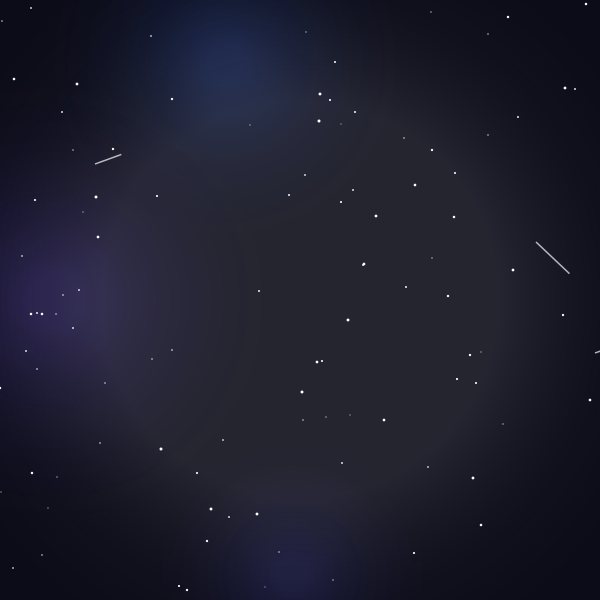

Write the Python code that produced this figure.
import math
import cairo
import random

WIDTH, HEIGHT = 600, 600
surface = cairo.ImageSurface(cairo.FORMAT_ARGB32, WIDTH, HEIGHT)
context = cairo.Context(surface)

def draw_nebula(context):
    for _ in range(3):
        x = random.randint(0, WIDTH)
        y = random.randint(0, HEIGHT)
        radius = random.randint(150, 300)

        # Random nebula colors
        r, g, b = random.uniform(0.2, 0.8), random.uniform(0.2, 0.5), random.uniform(0.5, 1.0)
        gradient = cairo.RadialGradient(x, y, radius * 0.1, x, y, radius)
        gradient.add_color_stop_rgba(0, r, g, b, 0.2)
        gradient.add_color_stop_rgba(1, 0, 0, 0, 0)

        context.set_source(gradient)
        context.arc(x, y, radius, 0, 2 * math.pi)
        context.fill()

def draw_stars(context, num_stars):
    for _ in range(num_stars):
        x = random.randint(0, WIDTH)
        y = random.randint(0, HEIGHT)
        radius = random.uniform(0.5, 1.5)
        context.arc(x, y, radius, 0, 2 * math.pi)
        context.set_source_rgb(1, 1, 1)
        context.fill()

# Adding shooting stars
def draw_shooting_stars(context, num_shooting_stars):
    for _ in range(num_shooting_stars):
        x_start = random.randint(0, WIDTH)
        y_start = random.randint(0, HEIGHT)
        length = random.randint(20, 50)
        angle = random.uniform(-math.pi / 4, math.pi / 4)

        x_end = x_start + length * math.cos(angle)
        y_end = y_start + length * math.sin(angle)

        context.set_source_rgba(1, 1, 1, 0.7)
        context.set_line_width(1.5)
        context.move_to(x_start, y_start)
        context.line_to(x_end, y_end)
        context.stroke()

# Draw a galactic glow around the sphere (planet)
def draw_galactic_glow(context, center_x, center_y, radius):
    glow_radius = radius * 2
    gradient = cairo.RadialGradient(center_x, center_y, radius, center_x, center_y, glow_radius)
    gradient.add_color_stop_rgba(0, 1, 1, 1, 0.1)
    gradient.add_color_stop_rgba(1, 0, 0, 0, 0)

    context.set_source(gradient)
    context.arc(center_x, center_y, glow_radius, 0, 2 * math.pi)
    context.fill()

# Draw the sphere (planet)
def draw_sphere(context, center_x, center_y, radius):
    context.arc(center_x, center_y, radius, 0, 2 * math.pi)
    gradient = cairo.RadialGradient(center_x - radius * 0.5, center_y - radius * 0.5, radius * 0.2,
                                    center_x, center_y, radius)
    gradient.add_color_stop_rgb(0, 1, 1, 1)
    gradient.add_color_stop_rgb(0.7, 0.5, 0.5, 0.5)
    gradient.add_color_stop_rgb(1, 0.1, 0.1, 0.1)
    context.set_source(gradient)
    context.fill()

context.set_source_rgb(0.05, 0.05, 0.1)
context.paint()

draw_nebula(context)
draw_stars(context, 100)
draw_shooting_stars(context, 3)
draw_galactic_glow(context, WIDTH // 2, HEIGHT // 2, 200)


surface.write_to_png("background.png")
